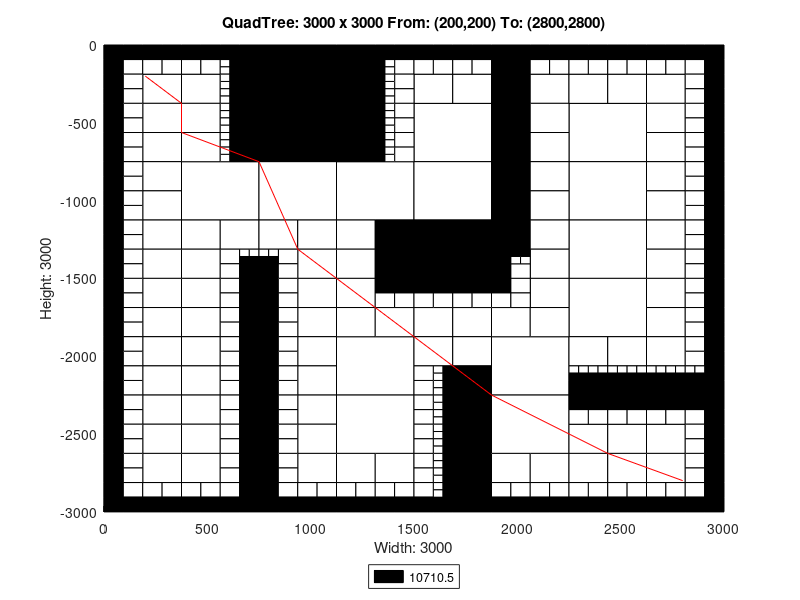

Recreate this plot in MATLAB.
axis([0 3000 -3000 0]);
title('QuadTree: 3000 x 3000 From: (200,200) To: (2800,2800)');
xlabel('Width: 3000');
ylabel('Height: 3000');
rectangle('Position',[750 -375 375 375], 'FaceColor',[0 0 0]);
rectangle('Position',[750 -750 375 375], 'FaceColor',[0 0 0]);
rectangle('Position',[375 -1125 375 375], 'FaceColor',[1 1 1]);
rectangle('Position',[750 -1125 375 375], 'FaceColor',[1 1 1]);
rectangle('Position',[1125 -1125 375 375], 'FaceColor',[1 1 1]);
rectangle('Position',[1500 -750 375 375], 'FaceColor',[1 1 1]);
rectangle('Position',[2250 -750 375 375], 'FaceColor',[1 1 1]);
rectangle('Position',[1500 -1125 375 375], 'FaceColor',[1 1 1]);
rectangle('Position',[1500 -1500 375 375], 'FaceColor',[0 0 0]);
rectangle('Position',[2250 -1125 375 375], 'FaceColor',[1 1 1]);
rectangle('Position',[2250 -1500 375 375], 'FaceColor',[1 1 1]);
rectangle('Position',[1125 -2250 375 375], 'FaceColor',[1 1 1]);
rectangle('Position',[1125 -2625 375 375], 'FaceColor',[1 1 1]);
rectangle('Position',[1875 -2250 375 375], 'FaceColor',[1 1 1]);
rectangle('Position',[2250 -1875 375 375], 'FaceColor',[1 1 1]);
rectangle('Position',[1875 -2625 375 375], 'FaceColor',[1 1 1]);
rectangle('Position',[187.5 -375 187.5 187.5], 'FaceColor',[1 1 1]);
rectangle('Position',[375 -375 187.5 187.5], 'FaceColor',[1 1 1]);
rectangle('Position',[187.5 -562.5 187.5 187.5], 'FaceColor',[1 1 1]);
rectangle('Position',[187.5 -750 187.5 187.5], 'FaceColor',[1 1 1]);
rectangle('Position',[375 -562.5 187.5 187.5], 'FaceColor',[1 1 1]);
rectangle('Position',[375 -750 187.5 187.5], 'FaceColor',[1 1 1]);
rectangle('Position',[1125 -187.5 187.5 187.5], 'FaceColor',[0 0 0]);
rectangle('Position',[1125 -375 187.5 187.5], 'FaceColor',[0 0 0]);
rectangle('Position',[1125 -562.5 187.5 187.5], 'FaceColor',[0 0 0]);
rectangle('Position',[1125 -750 187.5 187.5], 'FaceColor',[0 0 0]);
rectangle('Position',[187.5 -937.5 187.5 187.5], 'FaceColor',[1 1 1]);
rectangle('Position',[187.5 -1125 187.5 187.5], 'FaceColor',[1 1 1]);
rectangle('Position',[187.5 -1312.5 187.5 187.5], 'FaceColor',[1 1 1]);
rectangle('Position',[187.5 -1500 187.5 187.5], 'FaceColor',[1 1 1]);
rectangle('Position',[375 -1312.5 187.5 187.5], 'FaceColor',[1 1 1]);
rectangle('Position',[562.5 -1312.5 187.5 187.5], 'FaceColor',[1 1 1]);
rectangle('Position',[375 -1500 187.5 187.5], 'FaceColor',[1 1 1]);
rectangle('Position',[750 -1312.5 187.5 187.5], 'FaceColor',[1 1 1]);
rectangle('Position',[937.5 -1312.5 187.5 187.5], 'FaceColor',[1 1 1]);
rectangle('Position',[937.5 -1500 187.5 187.5], 'FaceColor',[1 1 1]);
rectangle('Position',[1125 -1312.5 187.5 187.5], 'FaceColor',[1 1 1]);
rectangle('Position',[1312.5 -1312.5 187.5 187.5], 'FaceColor',[0 0 0]);
rectangle('Position',[1125 -1500 187.5 187.5], 'FaceColor',[1 1 1]);
rectangle('Position',[1312.5 -1500 187.5 187.5], 'FaceColor',[0 0 0]);
rectangle('Position',[1500 -375 187.5 187.5], 'FaceColor',[1 1 1]);
rectangle('Position',[1687.5 -375 187.5 187.5], 'FaceColor',[1 1 1]);
rectangle('Position',[1875 -187.5 187.5 187.5], 'FaceColor',[0 0 0]);
rectangle('Position',[1875 -375 187.5 187.5], 'FaceColor',[0 0 0]);
rectangle('Position',[2062.5 -375 187.5 187.5], 'FaceColor',[1 1 1]);
rectangle('Position',[1875 -562.5 187.5 187.5], 'FaceColor',[0 0 0]);
rectangle('Position',[2062.5 -562.5 187.5 187.5], 'FaceColor',[1 1 1]);
rectangle('Position',[1875 -750 187.5 187.5], 'FaceColor',[0 0 0]);
rectangle('Position',[2062.5 -750 187.5 187.5], 'FaceColor',[1 1 1]);
rectangle('Position',[2250 -375 187.5 187.5], 'FaceColor',[1 1 1]);
rectangle('Position',[2437.5 -375 187.5 187.5], 'FaceColor',[1 1 1]);
rectangle('Position',[2625 -375 187.5 187.5], 'FaceColor',[1 1 1]);
rectangle('Position',[2625 -562.5 187.5 187.5], 'FaceColor',[1 1 1]);
rectangle('Position',[2625 -750 187.5 187.5], 'FaceColor',[1 1 1]);
rectangle('Position',[1875 -937.5 187.5 187.5], 'FaceColor',[0 0 0]);
rectangle('Position',[2062.5 -937.5 187.5 187.5], 'FaceColor',[1 1 1]);
rectangle('Position',[1875 -1125 187.5 187.5], 'FaceColor',[0 0 0]);
rectangle('Position',[2062.5 -1125 187.5 187.5], 'FaceColor',[1 1 1]);
rectangle('Position',[1875 -1312.5 187.5 187.5], 'FaceColor',[0 0 0]);
rectangle('Position',[2062.5 -1312.5 187.5 187.5], 'FaceColor',[1 1 1]);
rectangle('Position',[2062.5 -1500 187.5 187.5], 'FaceColor',[1 1 1]);
rectangle('Position',[2625 -937.5 187.5 187.5], 'FaceColor',[1 1 1]);
rectangle('Position',[2625 -1125 187.5 187.5], 'FaceColor',[1 1 1]);
rectangle('Position',[2625 -1312.5 187.5 187.5], 'FaceColor',[1 1 1]);
rectangle('Position',[2625 -1500 187.5 187.5], 'FaceColor',[1 1 1]);
rectangle('Position',[187.5 -1687.5 187.5 187.5], 'FaceColor',[1 1 1]);
rectangle('Position',[187.5 -1875 187.5 187.5], 'FaceColor',[1 1 1]);
rectangle('Position',[375 -1687.5 187.5 187.5], 'FaceColor',[1 1 1]);
rectangle('Position',[375 -1875 187.5 187.5], 'FaceColor',[1 1 1]);
rectangle('Position',[187.5 -2062.5 187.5 187.5], 'FaceColor',[1 1 1]);
rectangle('Position',[187.5 -2250 187.5 187.5], 'FaceColor',[1 1 1]);
rectangle('Position',[375 -2062.5 187.5 187.5], 'FaceColor',[1 1 1]);
rectangle('Position',[375 -2250 187.5 187.5], 'FaceColor',[1 1 1]);
rectangle('Position',[937.5 -1687.5 187.5 187.5], 'FaceColor',[1 1 1]);
rectangle('Position',[937.5 -1875 187.5 187.5], 'FaceColor',[1 1 1]);
rectangle('Position',[1125 -1687.5 187.5 187.5], 'FaceColor',[1 1 1]);
rectangle('Position',[1125 -1875 187.5 187.5], 'FaceColor',[1 1 1]);
rectangle('Position',[1312.5 -1875 187.5 187.5], 'FaceColor',[1 1 1]);
rectangle('Position',[937.5 -2062.5 187.5 187.5], 'FaceColor',[1 1 1]);
rectangle('Position',[937.5 -2250 187.5 187.5], 'FaceColor',[1 1 1]);
rectangle('Position',[187.5 -2437.5 187.5 187.5], 'FaceColor',[1 1 1]);
rectangle('Position',[187.5 -2625 187.5 187.5], 'FaceColor',[1 1 1]);
rectangle('Position',[375 -2437.5 187.5 187.5], 'FaceColor',[1 1 1]);
rectangle('Position',[375 -2625 187.5 187.5], 'FaceColor',[1 1 1]);
rectangle('Position',[187.5 -2812.5 187.5 187.5], 'FaceColor',[1 1 1]);
rectangle('Position',[375 -2812.5 187.5 187.5], 'FaceColor',[1 1 1]);
rectangle('Position',[937.5 -2437.5 187.5 187.5], 'FaceColor',[1 1 1]);
rectangle('Position',[937.5 -2625 187.5 187.5], 'FaceColor',[1 1 1]);
rectangle('Position',[937.5 -2812.5 187.5 187.5], 'FaceColor',[1 1 1]);
rectangle('Position',[1125 -2812.5 187.5 187.5], 'FaceColor',[1 1 1]);
rectangle('Position',[1312.5 -2812.5 187.5 187.5], 'FaceColor',[1 1 1]);
rectangle('Position',[1500 -1875 187.5 187.5], 'FaceColor',[1 1 1]);
rectangle('Position',[1687.5 -1875 187.5 187.5], 'FaceColor',[1 1 1]);
rectangle('Position',[2062.5 -1687.5 187.5 187.5], 'FaceColor',[1 1 1]);
rectangle('Position',[1875 -1875 187.5 187.5], 'FaceColor',[1 1 1]);
rectangle('Position',[2062.5 -1875 187.5 187.5], 'FaceColor',[1 1 1]);
rectangle('Position',[1500 -2062.5 187.5 187.5], 'FaceColor',[1 1 1]);
rectangle('Position',[1687.5 -2062.5 187.5 187.5], 'FaceColor',[1 1 1]);
rectangle('Position',[1687.5 -2250 187.5 187.5], 'FaceColor',[0 0 0]);
rectangle('Position',[2625 -1687.5 187.5 187.5], 'FaceColor',[1 1 1]);
rectangle('Position',[2625 -1875 187.5 187.5], 'FaceColor',[1 1 1]);
rectangle('Position',[2250 -2062.5 187.5 187.5], 'FaceColor',[1 1 1]);
rectangle('Position',[2437.5 -2062.5 187.5 187.5], 'FaceColor',[1 1 1]);
rectangle('Position',[2625 -2062.5 187.5 187.5], 'FaceColor',[1 1 1]);
rectangle('Position',[1687.5 -2437.5 187.5 187.5], 'FaceColor',[0 0 0]);
rectangle('Position',[1687.5 -2625 187.5 187.5], 'FaceColor',[0 0 0]);
rectangle('Position',[1687.5 -2812.5 187.5 187.5], 'FaceColor',[0 0 0]);
rectangle('Position',[1687.5 -3000 187.5 187.5], 'FaceColor',[0 0 0]);
rectangle('Position',[1875 -2812.5 187.5 187.5], 'FaceColor',[1 1 1]);
rectangle('Position',[2062.5 -2812.5 187.5 187.5], 'FaceColor',[1 1 1]);
rectangle('Position',[2250 -2625 187.5 187.5], 'FaceColor',[1 1 1]);
rectangle('Position',[2437.5 -2625 187.5 187.5], 'FaceColor',[1 1 1]);
rectangle('Position',[2625 -2625 187.5 187.5], 'FaceColor',[1 1 1]);
rectangle('Position',[2250 -2812.5 187.5 187.5], 'FaceColor',[1 1 1]);
rectangle('Position',[2437.5 -2812.5 187.5 187.5], 'FaceColor',[1 1 1]);
rectangle('Position',[2625 -2812.5 187.5 187.5], 'FaceColor',[1 1 1]);
rectangle('Position',[0 -93.75 93.75 93.75], 'FaceColor',[0 0 0]);
rectangle('Position',[93.75 -93.75 93.75 93.75], 'FaceColor',[0 0 0]);
rectangle('Position',[0 -187.5 93.75 93.75], 'FaceColor',[0 0 0]);
rectangle('Position',[93.75 -187.5 93.75 93.75], 'FaceColor',[1 1 1]);
rectangle('Position',[187.5 -93.75 93.75 93.75], 'FaceColor',[0 0 0]);
rectangle('Position',[281.25 -93.75 93.75 93.75], 'FaceColor',[0 0 0]);
rectangle('Position',[187.5 -187.5 93.75 93.75], 'FaceColor',[1 1 1]);
rectangle('Position',[281.25 -187.5 93.75 93.75], 'FaceColor',[1 1 1]);
rectangle('Position',[0 -281.25 93.75 93.75], 'FaceColor',[0 0 0]);
rectangle('Position',[93.75 -281.25 93.75 93.75], 'FaceColor',[1 1 1]);
rectangle('Position',[0 -375 93.75 93.75], 'FaceColor',[0 0 0]);
rectangle('Position',[93.75 -375 93.75 93.75], 'FaceColor',[1 1 1]);
rectangle('Position',[375 -93.75 93.75 93.75], 'FaceColor',[0 0 0]);
rectangle('Position',[468.75 -93.75 93.75 93.75], 'FaceColor',[0 0 0]);
rectangle('Position',[375 -187.5 93.75 93.75], 'FaceColor',[1 1 1]);
rectangle('Position',[468.75 -187.5 93.75 93.75], 'FaceColor',[1 1 1]);
rectangle('Position',[562.5 -93.75 93.75 93.75], 'FaceColor',[0 0 0]);
rectangle('Position',[656.25 -93.75 93.75 93.75], 'FaceColor',[0 0 0]);
rectangle('Position',[656.25 -187.5 93.75 93.75], 'FaceColor',[0 0 0]);
rectangle('Position',[656.25 -281.25 93.75 93.75], 'FaceColor',[0 0 0]);
rectangle('Position',[656.25 -375 93.75 93.75], 'FaceColor',[0 0 0]);
rectangle('Position',[0 -468.75 93.75 93.75], 'FaceColor',[0 0 0]);
rectangle('Position',[93.75 -468.75 93.75 93.75], 'FaceColor',[1 1 1]);
rectangle('Position',[0 -562.5 93.75 93.75], 'FaceColor',[0 0 0]);
rectangle('Position',[93.75 -562.5 93.75 93.75], 'FaceColor',[1 1 1]);
rectangle('Position',[0 -656.25 93.75 93.75], 'FaceColor',[0 0 0]);
rectangle('Position',[93.75 -656.25 93.75 93.75], 'FaceColor',[1 1 1]);
rectangle('Position',[0 -750 93.75 93.75], 'FaceColor',[0 0 0]);
rectangle('Position',[93.75 -750 93.75 93.75], 'FaceColor',[1 1 1]);
rectangle('Position',[656.25 -468.75 93.75 93.75], 'FaceColor',[0 0 0]);
rectangle('Position',[656.25 -562.5 93.75 93.75], 'FaceColor',[0 0 0]);
rectangle('Position',[656.25 -656.25 93.75 93.75], 'FaceColor',[0 0 0]);
rectangle('Position',[656.25 -750 93.75 93.75], 'FaceColor',[0 0 0]);
rectangle('Position',[1312.5 -93.75 93.75 93.75], 'FaceColor',[0 0 0]);
rectangle('Position',[1406.25 -93.75 93.75 93.75], 'FaceColor',[0 0 0]);
rectangle('Position',[1406.25 -187.5 93.75 93.75], 'FaceColor',[1 1 1]);
rectangle('Position',[1406.25 -281.25 93.75 93.75], 'FaceColor',[1 1 1]);
rectangle('Position',[1406.25 -375 93.75 93.75], 'FaceColor',[1 1 1]);
rectangle('Position',[1406.25 -468.75 93.75 93.75], 'FaceColor',[1 1 1]);
rectangle('Position',[1406.25 -562.5 93.75 93.75], 'FaceColor',[1 1 1]);
rectangle('Position',[1406.25 -656.25 93.75 93.75], 'FaceColor',[1 1 1]);
rectangle('Position',[1406.25 -750 93.75 93.75], 'FaceColor',[1 1 1]);
rectangle('Position',[0 -843.75 93.75 93.75], 'FaceColor',[0 0 0]);
rectangle('Position',[93.75 -843.75 93.75 93.75], 'FaceColor',[1 1 1]);
rectangle('Position',[0 -937.5 93.75 93.75], 'FaceColor',[0 0 0]);
rectangle('Position',[93.75 -937.5 93.75 93.75], 'FaceColor',[1 1 1]);
rectangle('Position',[0 -1031.25 93.75 93.75], 'FaceColor',[0 0 0]);
rectangle('Position',[93.75 -1031.25 93.75 93.75], 'FaceColor',[1 1 1]);
rectangle('Position',[0 -1125 93.75 93.75], 'FaceColor',[0 0 0]);
rectangle('Position',[93.75 -1125 93.75 93.75], 'FaceColor',[1 1 1]);
rectangle('Position',[0 -1218.75 93.75 93.75], 'FaceColor',[0 0 0]);
rectangle('Position',[93.75 -1218.75 93.75 93.75], 'FaceColor',[1 1 1]);
rectangle('Position',[0 -1312.5 93.75 93.75], 'FaceColor',[0 0 0]);
rectangle('Position',[93.75 -1312.5 93.75 93.75], 'FaceColor',[1 1 1]);
rectangle('Position',[0 -1406.25 93.75 93.75], 'FaceColor',[0 0 0]);
rectangle('Position',[93.75 -1406.25 93.75 93.75], 'FaceColor',[1 1 1]);
rectangle('Position',[0 -1500 93.75 93.75], 'FaceColor',[0 0 0]);
rectangle('Position',[93.75 -1500 93.75 93.75], 'FaceColor',[1 1 1]);
rectangle('Position',[562.5 -1406.25 93.75 93.75], 'FaceColor',[1 1 1]);
rectangle('Position',[562.5 -1500 93.75 93.75], 'FaceColor',[1 1 1]);
rectangle('Position',[656.25 -1500 93.75 93.75], 'FaceColor',[0 0 0]);
rectangle('Position',[843.75 -1406.25 93.75 93.75], 'FaceColor',[1 1 1]);
rectangle('Position',[750 -1500 93.75 93.75], 'FaceColor',[0 0 0]);
rectangle('Position',[843.75 -1500 93.75 93.75], 'FaceColor',[1 1 1]);
rectangle('Position',[1500 -93.75 93.75 93.75], 'FaceColor',[0 0 0]);
rectangle('Position',[1593.75 -93.75 93.75 93.75], 'FaceColor',[0 0 0]);
rectangle('Position',[1500 -187.5 93.75 93.75], 'FaceColor',[1 1 1]);
rectangle('Position',[1593.75 -187.5 93.75 93.75], 'FaceColor',[1 1 1]);
rectangle('Position',[1687.5 -93.75 93.75 93.75], 'FaceColor',[0 0 0]);
rectangle('Position',[1781.25 -93.75 93.75 93.75], 'FaceColor',[0 0 0]);
rectangle('Position',[1687.5 -187.5 93.75 93.75], 'FaceColor',[1 1 1]);
rectangle('Position',[1781.25 -187.5 93.75 93.75], 'FaceColor',[1 1 1]);
rectangle('Position',[2062.5 -93.75 93.75 93.75], 'FaceColor',[0 0 0]);
rectangle('Position',[2156.25 -93.75 93.75 93.75], 'FaceColor',[0 0 0]);
rectangle('Position',[2062.5 -187.5 93.75 93.75], 'FaceColor',[1 1 1]);
rectangle('Position',[2156.25 -187.5 93.75 93.75], 'FaceColor',[1 1 1]);
rectangle('Position',[2250 -93.75 93.75 93.75], 'FaceColor',[0 0 0]);
rectangle('Position',[2343.75 -93.75 93.75 93.75], 'FaceColor',[0 0 0]);
rectangle('Position',[2250 -187.5 93.75 93.75], 'FaceColor',[1 1 1]);
rectangle('Position',[2343.75 -187.5 93.75 93.75], 'FaceColor',[1 1 1]);
rectangle('Position',[2437.5 -93.75 93.75 93.75], 'FaceColor',[0 0 0]);
rectangle('Position',[2531.25 -93.75 93.75 93.75], 'FaceColor',[0 0 0]);
rectangle('Position',[2437.5 -187.5 93.75 93.75], 'FaceColor',[1 1 1]);
rectangle('Position',[2531.25 -187.5 93.75 93.75], 'FaceColor',[1 1 1]);
rectangle('Position',[2625 -93.75 93.75 93.75], 'FaceColor',[0 0 0]);
rectangle('Position',[2718.75 -93.75 93.75 93.75], 'FaceColor',[0 0 0]);
rectangle('Position',[2625 -187.5 93.75 93.75], 'FaceColor',[1 1 1]);
rectangle('Position',[2718.75 -187.5 93.75 93.75], 'FaceColor',[1 1 1]);
rectangle('Position',[2812.5 -93.75 93.75 93.75], 'FaceColor',[0 0 0]);
rectangle('Position',[2906.25 -93.75 93.75 93.75], 'FaceColor',[0 0 0]);
rectangle('Position',[2812.5 -187.5 93.75 93.75], 'FaceColor',[1 1 1]);
rectangle('Position',[2906.25 -187.5 93.75 93.75], 'FaceColor',[0 0 0]);
rectangle('Position',[2812.5 -281.25 93.75 93.75], 'FaceColor',[1 1 1]);
rectangle('Position',[2906.25 -281.25 93.75 93.75], 'FaceColor',[0 0 0]);
rectangle('Position',[2812.5 -375 93.75 93.75], 'FaceColor',[1 1 1]);
rectangle('Position',[2906.25 -375 93.75 93.75], 'FaceColor',[0 0 0]);
rectangle('Position',[2812.5 -468.75 93.75 93.75], 'FaceColor',[1 1 1]);
rectangle('Position',[2906.25 -468.75 93.75 93.75], 'FaceColor',[0 0 0]);
rectangle('Position',[2812.5 -562.5 93.75 93.75], 'FaceColor',[1 1 1]);
rectangle('Position',[2906.25 -562.5 93.75 93.75], 'FaceColor',[0 0 0]);
rectangle('Position',[2812.5 -656.25 93.75 93.75], 'FaceColor',[1 1 1]);
rectangle('Position',[2906.25 -656.25 93.75 93.75], 'FaceColor',[0 0 0]);
rectangle('Position',[2812.5 -750 93.75 93.75], 'FaceColor',[1 1 1]);
rectangle('Position',[2906.25 -750 93.75 93.75], 'FaceColor',[0 0 0]);
rectangle('Position',[1875 -1406.25 93.75 93.75], 'FaceColor',[0 0 0]);
rectangle('Position',[1875 -1500 93.75 93.75], 'FaceColor',[0 0 0]);
rectangle('Position',[1968.75 -1500 93.75 93.75], 'FaceColor',[1 1 1]);
rectangle('Position',[2812.5 -843.75 93.75 93.75], 'FaceColor',[1 1 1]);
rectangle('Position',[2906.25 -843.75 93.75 93.75], 'FaceColor',[0 0 0]);
rectangle('Position',[2812.5 -937.5 93.75 93.75], 'FaceColor',[1 1 1]);
rectangle('Position',[2906.25 -937.5 93.75 93.75], 'FaceColor',[0 0 0]);
rectangle('Position',[2812.5 -1031.25 93.75 93.75], 'FaceColor',[1 1 1]);
rectangle('Position',[2906.25 -1031.25 93.75 93.75], 'FaceColor',[0 0 0]);
rectangle('Position',[2812.5 -1125 93.75 93.75], 'FaceColor',[1 1 1]);
rectangle('Position',[2906.25 -1125 93.75 93.75], 'FaceColor',[0 0 0]);
rectangle('Position',[2812.5 -1218.75 93.75 93.75], 'FaceColor',[1 1 1]);
rectangle('Position',[2906.25 -1218.75 93.75 93.75], 'FaceColor',[0 0 0]);
rectangle('Position',[2812.5 -1312.5 93.75 93.75], 'FaceColor',[1 1 1]);
rectangle('Position',[2906.25 -1312.5 93.75 93.75], 'FaceColor',[0 0 0]);
rectangle('Position',[2812.5 -1406.25 93.75 93.75], 'FaceColor',[1 1 1]);
rectangle('Position',[2906.25 -1406.25 93.75 93.75], 'FaceColor',[0 0 0]);
rectangle('Position',[2812.5 -1500 93.75 93.75], 'FaceColor',[1 1 1]);
rectangle('Position',[2906.25 -1500 93.75 93.75], 'FaceColor',[0 0 0]);
rectangle('Position',[0 -1593.75 93.75 93.75], 'FaceColor',[0 0 0]);
rectangle('Position',[93.75 -1593.75 93.75 93.75], 'FaceColor',[1 1 1]);
rectangle('Position',[0 -1687.5 93.75 93.75], 'FaceColor',[0 0 0]);
rectangle('Position',[93.75 -1687.5 93.75 93.75], 'FaceColor',[1 1 1]);
rectangle('Position',[0 -1781.25 93.75 93.75], 'FaceColor',[0 0 0]);
rectangle('Position',[93.75 -1781.25 93.75 93.75], 'FaceColor',[1 1 1]);
rectangle('Position',[0 -1875 93.75 93.75], 'FaceColor',[0 0 0]);
rectangle('Position',[93.75 -1875 93.75 93.75], 'FaceColor',[1 1 1]);
rectangle('Position',[562.5 -1593.75 93.75 93.75], 'FaceColor',[1 1 1]);
rectangle('Position',[656.25 -1593.75 93.75 93.75], 'FaceColor',[0 0 0]);
rectangle('Position',[562.5 -1687.5 93.75 93.75], 'FaceColor',[1 1 1]);
rectangle('Position',[656.25 -1687.5 93.75 93.75], 'FaceColor',[0 0 0]);
rectangle('Position',[562.5 -1781.25 93.75 93.75], 'FaceColor',[1 1 1]);
rectangle('Position',[656.25 -1781.25 93.75 93.75], 'FaceColor',[0 0 0]);
rectangle('Position',[562.5 -1875 93.75 93.75], 'FaceColor',[1 1 1]);
rectangle('Position',[656.25 -1875 93.75 93.75], 'FaceColor',[0 0 0]);
rectangle('Position',[0 -1968.75 93.75 93.75], 'FaceColor',[0 0 0]);
rectangle('Position',[93.75 -1968.75 93.75 93.75], 'FaceColor',[1 1 1]);
rectangle('Position',[0 -2062.5 93.75 93.75], 'FaceColor',[0 0 0]);
rectangle('Position',[93.75 -2062.5 93.75 93.75], 'FaceColor',[1 1 1]);
rectangle('Position',[0 -2156.25 93.75 93.75], 'FaceColor',[0 0 0]);
rectangle('Position',[93.75 -2156.25 93.75 93.75], 'FaceColor',[1 1 1]);
rectangle('Position',[0 -2250 93.75 93.75], 'FaceColor',[0 0 0]);
rectangle('Position',[93.75 -2250 93.75 93.75], 'FaceColor',[1 1 1]);
rectangle('Position',[562.5 -1968.75 93.75 93.75], 'FaceColor',[1 1 1]);
rectangle('Position',[656.25 -1968.75 93.75 93.75], 'FaceColor',[0 0 0]);
rectangle('Position',[562.5 -2062.5 93.75 93.75], 'FaceColor',[1 1 1]);
rectangle('Position',[656.25 -2062.5 93.75 93.75], 'FaceColor',[0 0 0]);
rectangle('Position',[562.5 -2156.25 93.75 93.75], 'FaceColor',[1 1 1]);
rectangle('Position',[656.25 -2156.25 93.75 93.75], 'FaceColor',[0 0 0]);
rectangle('Position',[562.5 -2250 93.75 93.75], 'FaceColor',[1 1 1]);
rectangle('Position',[656.25 -2250 93.75 93.75], 'FaceColor',[0 0 0]);
rectangle('Position',[750 -1593.75 93.75 93.75], 'FaceColor',[0 0 0]);
rectangle('Position',[843.75 -1593.75 93.75 93.75], 'FaceColor',[1 1 1]);
rectangle('Position',[750 -1687.5 93.75 93.75], 'FaceColor',[0 0 0]);
rectangle('Position',[843.75 -1687.5 93.75 93.75], 'FaceColor',[1 1 1]);
rectangle('Position',[750 -1781.25 93.75 93.75], 'FaceColor',[0 0 0]);
rectangle('Position',[843.75 -1781.25 93.75 93.75], 'FaceColor',[1 1 1]);
rectangle('Position',[750 -1875 93.75 93.75], 'FaceColor',[0 0 0]);
rectangle('Position',[843.75 -1875 93.75 93.75], 'FaceColor',[1 1 1]);
rectangle('Position',[1312.5 -1593.75 93.75 93.75], 'FaceColor',[0 0 0]);
rectangle('Position',[1406.25 -1593.75 93.75 93.75], 'FaceColor',[0 0 0]);
rectangle('Position',[1312.5 -1687.5 93.75 93.75], 'FaceColor',[1 1 1]);
rectangle('Position',[1406.25 -1687.5 93.75 93.75], 'FaceColor',[1 1 1]);
rectangle('Position',[750 -1968.75 93.75 93.75], 'FaceColor',[0 0 0]);
rectangle('Position',[843.75 -1968.75 93.75 93.75], 'FaceColor',[1 1 1]);
rectangle('Position',[750 -2062.5 93.75 93.75], 'FaceColor',[0 0 0]);
rectangle('Position',[843.75 -2062.5 93.75 93.75], 'FaceColor',[1 1 1]);
rectangle('Position',[750 -2156.25 93.75 93.75], 'FaceColor',[0 0 0]);
rectangle('Position',[843.75 -2156.25 93.75 93.75], 'FaceColor',[1 1 1]);
rectangle('Position',[750 -2250 93.75 93.75], 'FaceColor',[0 0 0]);
rectangle('Position',[843.75 -2250 93.75 93.75], 'FaceColor',[1 1 1]);
rectangle('Position',[0 -2343.75 93.75 93.75], 'FaceColor',[0 0 0]);
rectangle('Position',[93.75 -2343.75 93.75 93.75], 'FaceColor',[1 1 1]);
rectangle('Position',[0 -2437.5 93.75 93.75], 'FaceColor',[0 0 0]);
rectangle('Position',[93.75 -2437.5 93.75 93.75], 'FaceColor',[1 1 1]);
rectangle('Position',[0 -2531.25 93.75 93.75], 'FaceColor',[0 0 0]);
rectangle('Position',[93.75 -2531.25 93.75 93.75], 'FaceColor',[1 1 1]);
rectangle('Position',[0 -2625 93.75 93.75], 'FaceColor',[0 0 0]);
rectangle('Position',[93.75 -2625 93.75 93.75], 'FaceColor',[1 1 1]);
rectangle('Position',[562.5 -2343.75 93.75 93.75], 'FaceColor',[1 1 1]);
rectangle('Position',[656.25 -2343.75 93.75 93.75], 'FaceColor',[0 0 0]);
rectangle('Position',[562.5 -2437.5 93.75 93.75], 'FaceColor',[1 1 1]);
rectangle('Position',[656.25 -2437.5 93.75 93.75], 'FaceColor',[0 0 0]);
rectangle('Position',[562.5 -2531.25 93.75 93.75], 'FaceColor',[1 1 1]);
rectangle('Position',[656.25 -2531.25 93.75 93.75], 'FaceColor',[0 0 0]);
rectangle('Position',[562.5 -2625 93.75 93.75], 'FaceColor',[1 1 1]);
rectangle('Position',[656.25 -2625 93.75 93.75], 'FaceColor',[0 0 0]);
rectangle('Position',[0 -2718.75 93.75 93.75], 'FaceColor',[0 0 0]);
rectangle('Position',[93.75 -2718.75 93.75 93.75], 'FaceColor',[1 1 1]);
rectangle('Position',[0 -2812.5 93.75 93.75], 'FaceColor',[0 0 0]);
rectangle('Position',[93.75 -2812.5 93.75 93.75], 'FaceColor',[1 1 1]);
rectangle('Position',[0 -2906.25 93.75 93.75], 'FaceColor',[0 0 0]);
rectangle('Position',[93.75 -2906.25 93.75 93.75], 'FaceColor',[1 1 1]);
rectangle('Position',[0 -3000 93.75 93.75], 'FaceColor',[0 0 0]);
rectangle('Position',[93.75 -3000 93.75 93.75], 'FaceColor',[0 0 0]);
rectangle('Position',[187.5 -2906.25 93.75 93.75], 'FaceColor',[1 1 1]);
rectangle('Position',[281.25 -2906.25 93.75 93.75], 'FaceColor',[1 1 1]);
rectangle('Position',[187.5 -3000 93.75 93.75], 'FaceColor',[0 0 0]);
rectangle('Position',[281.25 -3000 93.75 93.75], 'FaceColor',[0 0 0]);
rectangle('Position',[562.5 -2718.75 93.75 93.75], 'FaceColor',[1 1 1]);
rectangle('Position',[656.25 -2718.75 93.75 93.75], 'FaceColor',[0 0 0]);
rectangle('Position',[562.5 -2812.5 93.75 93.75], 'FaceColor',[1 1 1]);
rectangle('Position',[656.25 -2812.5 93.75 93.75], 'FaceColor',[0 0 0]);
rectangle('Position',[375 -2906.25 93.75 93.75], 'FaceColor',[1 1 1]);
rectangle('Position',[468.75 -2906.25 93.75 93.75], 'FaceColor',[1 1 1]);
rectangle('Position',[375 -3000 93.75 93.75], 'FaceColor',[0 0 0]);
rectangle('Position',[468.75 -3000 93.75 93.75], 'FaceColor',[0 0 0]);
rectangle('Position',[562.5 -2906.25 93.75 93.75], 'FaceColor',[1 1 1]);
rectangle('Position',[656.25 -2906.25 93.75 93.75], 'FaceColor',[0 0 0]);
rectangle('Position',[562.5 -3000 93.75 93.75], 'FaceColor',[0 0 0]);
rectangle('Position',[656.25 -3000 93.75 93.75], 'FaceColor',[0 0 0]);
rectangle('Position',[750 -2343.75 93.75 93.75], 'FaceColor',[0 0 0]);
rectangle('Position',[843.75 -2343.75 93.75 93.75], 'FaceColor',[1 1 1]);
rectangle('Position',[750 -2437.5 93.75 93.75], 'FaceColor',[0 0 0]);
rectangle('Position',[843.75 -2437.5 93.75 93.75], 'FaceColor',[1 1 1]);
rectangle('Position',[750 -2531.25 93.75 93.75], 'FaceColor',[0 0 0]);
rectangle('Position',[843.75 -2531.25 93.75 93.75], 'FaceColor',[1 1 1]);
rectangle('Position',[750 -2625 93.75 93.75], 'FaceColor',[0 0 0]);
rectangle('Position',[843.75 -2625 93.75 93.75], 'FaceColor',[1 1 1]);
rectangle('Position',[750 -2718.75 93.75 93.75], 'FaceColor',[0 0 0]);
rectangle('Position',[843.75 -2718.75 93.75 93.75], 'FaceColor',[1 1 1]);
rectangle('Position',[750 -2812.5 93.75 93.75], 'FaceColor',[0 0 0]);
rectangle('Position',[843.75 -2812.5 93.75 93.75], 'FaceColor',[1 1 1]);
rectangle('Position',[750 -2906.25 93.75 93.75], 'FaceColor',[0 0 0]);
rectangle('Position',[843.75 -2906.25 93.75 93.75], 'FaceColor',[1 1 1]);
rectangle('Position',[750 -3000 93.75 93.75], 'FaceColor',[0 0 0]);
rectangle('Position',[843.75 -3000 93.75 93.75], 'FaceColor',[0 0 0]);
rectangle('Position',[937.5 -2906.25 93.75 93.75], 'FaceColor',[1 1 1]);
rectangle('Position',[1031.25 -2906.25 93.75 93.75], 'FaceColor',[1 1 1]);
rectangle('Position',[937.5 -3000 93.75 93.75], 'FaceColor',[0 0 0]);
rectangle('Position',[1031.25 -3000 93.75 93.75], 'FaceColor',[0 0 0]);
rectangle('Position',[1125 -2906.25 93.75 93.75], 'FaceColor',[1 1 1]);
rectangle('Position',[1218.75 -2906.25 93.75 93.75], 'FaceColor',[1 1 1]);
rectangle('Position',[1125 -3000 93.75 93.75], 'FaceColor',[0 0 0]);
rectangle('Position',[1218.75 -3000 93.75 93.75], 'FaceColor',[0 0 0]);
rectangle('Position',[1312.5 -2906.25 93.75 93.75], 'FaceColor',[1 1 1]);
rectangle('Position',[1406.25 -2906.25 93.75 93.75], 'FaceColor',[1 1 1]);
rectangle('Position',[1312.5 -3000 93.75 93.75], 'FaceColor',[0 0 0]);
rectangle('Position',[1406.25 -3000 93.75 93.75], 'FaceColor',[0 0 0]);
rectangle('Position',[1500 -1593.75 93.75 93.75], 'FaceColor',[0 0 0]);
rectangle('Position',[1593.75 -1593.75 93.75 93.75], 'FaceColor',[0 0 0]);
rectangle('Position',[1500 -1687.5 93.75 93.75], 'FaceColor',[1 1 1]);
rectangle('Position',[1593.75 -1687.5 93.75 93.75], 'FaceColor',[1 1 1]);
rectangle('Position',[1687.5 -1593.75 93.75 93.75], 'FaceColor',[0 0 0]);
rectangle('Position',[1781.25 -1593.75 93.75 93.75], 'FaceColor',[0 0 0]);
rectangle('Position',[1687.5 -1687.5 93.75 93.75], 'FaceColor',[1 1 1]);
rectangle('Position',[1781.25 -1687.5 93.75 93.75], 'FaceColor',[1 1 1]);
rectangle('Position',[1875 -1593.75 93.75 93.75], 'FaceColor',[0 0 0]);
rectangle('Position',[1968.75 -1593.75 93.75 93.75], 'FaceColor',[1 1 1]);
rectangle('Position',[1875 -1687.5 93.75 93.75], 'FaceColor',[1 1 1]);
rectangle('Position',[1968.75 -1687.5 93.75 93.75], 'FaceColor',[1 1 1]);
rectangle('Position',[1500 -2156.25 93.75 93.75], 'FaceColor',[1 1 1]);
rectangle('Position',[1500 -2250 93.75 93.75], 'FaceColor',[1 1 1]);
rectangle('Position',[2812.5 -1593.75 93.75 93.75], 'FaceColor',[1 1 1]);
rectangle('Position',[2906.25 -1593.75 93.75 93.75], 'FaceColor',[0 0 0]);
rectangle('Position',[2812.5 -1687.5 93.75 93.75], 'FaceColor',[1 1 1]);
rectangle('Position',[2906.25 -1687.5 93.75 93.75], 'FaceColor',[0 0 0]);
rectangle('Position',[2812.5 -1781.25 93.75 93.75], 'FaceColor',[1 1 1]);
rectangle('Position',[2906.25 -1781.25 93.75 93.75], 'FaceColor',[0 0 0]);
rectangle('Position',[2812.5 -1875 93.75 93.75], 'FaceColor',[1 1 1]);
rectangle('Position',[2906.25 -1875 93.75 93.75], 'FaceColor',[0 0 0]);
rectangle('Position',[2250 -2250 93.75 93.75], 'FaceColor',[0 0 0]);
rectangle('Position',[2343.75 -2250 93.75 93.75], 'FaceColor',[0 0 0]);
rectangle('Position',[2437.5 -2250 93.75 93.75], 'FaceColor',[0 0 0]);
rectangle('Position',[2531.25 -2250 93.75 93.75], 'FaceColor',[0 0 0]);
rectangle('Position',[2812.5 -1968.75 93.75 93.75], 'FaceColor',[1 1 1]);
rectangle('Position',[2906.25 -1968.75 93.75 93.75], 'FaceColor',[0 0 0]);
rectangle('Position',[2812.5 -2062.5 93.75 93.75], 'FaceColor',[1 1 1]);
rectangle('Position',[2906.25 -2062.5 93.75 93.75], 'FaceColor',[0 0 0]);
rectangle('Position',[2625 -2250 93.75 93.75], 'FaceColor',[0 0 0]);
rectangle('Position',[2718.75 -2250 93.75 93.75], 'FaceColor',[0 0 0]);
rectangle('Position',[2906.25 -2156.25 93.75 93.75], 'FaceColor',[0 0 0]);
rectangle('Position',[2812.5 -2250 93.75 93.75], 'FaceColor',[0 0 0]);
rectangle('Position',[2906.25 -2250 93.75 93.75], 'FaceColor',[0 0 0]);
rectangle('Position',[1500 -2343.75 93.75 93.75], 'FaceColor',[1 1 1]);
rectangle('Position',[1500 -2437.5 93.75 93.75], 'FaceColor',[1 1 1]);
rectangle('Position',[1500 -2531.25 93.75 93.75], 'FaceColor',[1 1 1]);
rectangle('Position',[1500 -2625 93.75 93.75], 'FaceColor',[1 1 1]);
rectangle('Position',[1500 -2718.75 93.75 93.75], 'FaceColor',[1 1 1]);
rectangle('Position',[1500 -2812.5 93.75 93.75], 'FaceColor',[1 1 1]);
rectangle('Position',[1500 -2906.25 93.75 93.75], 'FaceColor',[1 1 1]);
rectangle('Position',[1500 -3000 93.75 93.75], 'FaceColor',[0 0 0]);
rectangle('Position',[1593.75 -3000 93.75 93.75], 'FaceColor',[0 0 0]);
rectangle('Position',[1875 -2906.25 93.75 93.75], 'FaceColor',[1 1 1]);
rectangle('Position',[1968.75 -2906.25 93.75 93.75], 'FaceColor',[1 1 1]);
rectangle('Position',[1875 -3000 93.75 93.75], 'FaceColor',[0 0 0]);
rectangle('Position',[1968.75 -3000 93.75 93.75], 'FaceColor',[0 0 0]);
rectangle('Position',[2062.5 -2906.25 93.75 93.75], 'FaceColor',[1 1 1]);
rectangle('Position',[2156.25 -2906.25 93.75 93.75], 'FaceColor',[1 1 1]);
rectangle('Position',[2062.5 -3000 93.75 93.75], 'FaceColor',[0 0 0]);
rectangle('Position',[2156.25 -3000 93.75 93.75], 'FaceColor',[0 0 0]);
rectangle('Position',[2250 -2343.75 93.75 93.75], 'FaceColor',[0 0 0]);
rectangle('Position',[2343.75 -2343.75 93.75 93.75], 'FaceColor',[0 0 0]);
rectangle('Position',[2250 -2437.5 93.75 93.75], 'FaceColor',[1 1 1]);
rectangle('Position',[2343.75 -2437.5 93.75 93.75], 'FaceColor',[1 1 1]);
rectangle('Position',[2437.5 -2343.75 93.75 93.75], 'FaceColor',[0 0 0]);
rectangle('Position',[2531.25 -2343.75 93.75 93.75], 'FaceColor',[0 0 0]);
rectangle('Position',[2437.5 -2437.5 93.75 93.75], 'FaceColor',[1 1 1]);
rectangle('Position',[2531.25 -2437.5 93.75 93.75], 'FaceColor',[1 1 1]);
rectangle('Position',[2625 -2343.75 93.75 93.75], 'FaceColor',[0 0 0]);
rectangle('Position',[2718.75 -2343.75 93.75 93.75], 'FaceColor',[0 0 0]);
rectangle('Position',[2625 -2437.5 93.75 93.75], 'FaceColor',[1 1 1]);
rectangle('Position',[2718.75 -2437.5 93.75 93.75], 'FaceColor',[1 1 1]);
rectangle('Position',[2812.5 -2343.75 93.75 93.75], 'FaceColor',[0 0 0]);
rectangle('Position',[2906.25 -2343.75 93.75 93.75], 'FaceColor',[0 0 0]);
rectangle('Position',[2812.5 -2437.5 93.75 93.75], 'FaceColor',[1 1 1]);
rectangle('Position',[2906.25 -2437.5 93.75 93.75], 'FaceColor',[0 0 0]);
rectangle('Position',[2812.5 -2531.25 93.75 93.75], 'FaceColor',[1 1 1]);
rectangle('Position',[2906.25 -2531.25 93.75 93.75], 'FaceColor',[0 0 0]);
rectangle('Position',[2812.5 -2625 93.75 93.75], 'FaceColor',[1 1 1]);
rectangle('Position',[2906.25 -2625 93.75 93.75], 'FaceColor',[0 0 0]);
rectangle('Position',[2250 -2906.25 93.75 93.75], 'FaceColor',[1 1 1]);
rectangle('Position',[2343.75 -2906.25 93.75 93.75], 'FaceColor',[1 1 1]);
rectangle('Position',[2250 -3000 93.75 93.75], 'FaceColor',[0 0 0]);
rectangle('Position',[2343.75 -3000 93.75 93.75], 'FaceColor',[0 0 0]);
rectangle('Position',[2437.5 -2906.25 93.75 93.75], 'FaceColor',[1 1 1]);
rectangle('Position',[2531.25 -2906.25 93.75 93.75], 'FaceColor',[1 1 1]);
rectangle('Position',[2437.5 -3000 93.75 93.75], 'FaceColor',[0 0 0]);
rectangle('Position',[2531.25 -3000 93.75 93.75], 'FaceColor',[0 0 0]);
rectangle('Position',[2812.5 -2718.75 93.75 93.75], 'FaceColor',[1 1 1]);
rectangle('Position',[2906.25 -2718.75 93.75 93.75], 'FaceColor',[0 0 0]);
rectangle('Position',[2812.5 -2812.5 93.75 93.75], 'FaceColor',[1 1 1]);
rectangle('Position',[2906.25 -2812.5 93.75 93.75], 'FaceColor',[0 0 0]);
rectangle('Position',[2625 -2906.25 93.75 93.75], 'FaceColor',[1 1 1]);
rectangle('Position',[2718.75 -2906.25 93.75 93.75], 'FaceColor',[1 1 1]);
rectangle('Position',[2625 -3000 93.75 93.75], 'FaceColor',[0 0 0]);
rectangle('Position',[2718.75 -3000 93.75 93.75], 'FaceColor',[0 0 0]);
rectangle('Position',[2812.5 -2906.25 93.75 93.75], 'FaceColor',[1 1 1]);
rectangle('Position',[2906.25 -2906.25 93.75 93.75], 'FaceColor',[0 0 0]);
rectangle('Position',[2812.5 -3000 93.75 93.75], 'FaceColor',[0 0 0]);
rectangle('Position',[2906.25 -3000 93.75 93.75], 'FaceColor',[0 0 0]);
rectangle('Position',[562.5 -140.625 46.875 46.875], 'FaceColor',[1 1 1]);
rectangle('Position',[609.375 -140.625 46.875 46.875], 'FaceColor',[0 0 0]);
rectangle('Position',[562.5 -187.5 46.875 46.875], 'FaceColor',[1 1 1]);
rectangle('Position',[609.375 -187.5 46.875 46.875], 'FaceColor',[0 0 0]);
rectangle('Position',[562.5 -234.375 46.875 46.875], 'FaceColor',[1 1 1]);
rectangle('Position',[609.375 -234.375 46.875 46.875], 'FaceColor',[0 0 0]);
rectangle('Position',[562.5 -281.25 46.875 46.875], 'FaceColor',[1 1 1]);
rectangle('Position',[609.375 -281.25 46.875 46.875], 'FaceColor',[0 0 0]);
rectangle('Position',[562.5 -328.125 46.875 46.875], 'FaceColor',[1 1 1]);
rectangle('Position',[609.375 -328.125 46.875 46.875], 'FaceColor',[0 0 0]);
rectangle('Position',[562.5 -375 46.875 46.875], 'FaceColor',[1 1 1]);
rectangle('Position',[609.375 -375 46.875 46.875], 'FaceColor',[0 0 0]);
rectangle('Position',[562.5 -421.875 46.875 46.875], 'FaceColor',[1 1 1]);
rectangle('Position',[609.375 -421.875 46.875 46.875], 'FaceColor',[0 0 0]);
rectangle('Position',[562.5 -468.75 46.875 46.875], 'FaceColor',[1 1 1]);
rectangle('Position',[609.375 -468.75 46.875 46.875], 'FaceColor',[0 0 0]);
rectangle('Position',[562.5 -515.625 46.875 46.875], 'FaceColor',[1 1 1]);
rectangle('Position',[609.375 -515.625 46.875 46.875], 'FaceColor',[0 0 0]);
rectangle('Position',[562.5 -562.5 46.875 46.875], 'FaceColor',[1 1 1]);
rectangle('Position',[609.375 -562.5 46.875 46.875], 'FaceColor',[0 0 0]);
rectangle('Position',[562.5 -609.375 46.875 46.875], 'FaceColor',[1 1 1]);
rectangle('Position',[609.375 -609.375 46.875 46.875], 'FaceColor',[0 0 0]);
rectangle('Position',[562.5 -656.25 46.875 46.875], 'FaceColor',[1 1 1]);
rectangle('Position',[609.375 -656.25 46.875 46.875], 'FaceColor',[0 0 0]);
rectangle('Position',[562.5 -703.125 46.875 46.875], 'FaceColor',[1 1 1]);
rectangle('Position',[609.375 -703.125 46.875 46.875], 'FaceColor',[0 0 0]);
rectangle('Position',[562.5 -750 46.875 46.875], 'FaceColor',[1 1 1]);
rectangle('Position',[609.375 -750 46.875 46.875], 'FaceColor',[0 0 0]);
rectangle('Position',[1312.5 -140.625 46.875 46.875], 'FaceColor',[0 0 0]);
rectangle('Position',[1359.38 -140.625 46.875 46.875], 'FaceColor',[1 1 1]);
rectangle('Position',[1312.5 -187.5 46.875 46.875], 'FaceColor',[0 0 0]);
rectangle('Position',[1359.38 -187.5 46.875 46.875], 'FaceColor',[1 1 1]);
rectangle('Position',[1312.5 -234.375 46.875 46.875], 'FaceColor',[0 0 0]);
rectangle('Position',[1359.38 -234.375 46.875 46.875], 'FaceColor',[1 1 1]);
rectangle('Position',[1312.5 -281.25 46.875 46.875], 'FaceColor',[0 0 0]);
rectangle('Position',[1359.38 -281.25 46.875 46.875], 'FaceColor',[1 1 1]);
rectangle('Position',[1312.5 -328.125 46.875 46.875], 'FaceColor',[0 0 0]);
rectangle('Position',[1359.38 -328.125 46.875 46.875], 'FaceColor',[1 1 1]);
rectangle('Position',[1312.5 -375 46.875 46.875], 'FaceColor',[0 0 0]);
rectangle('Position',[1359.38 -375 46.875 46.875], 'FaceColor',[1 1 1]);
rectangle('Position',[1312.5 -421.875 46.875 46.875], 'FaceColor',[0 0 0]);
rectangle('Position',[1359.38 -421.875 46.875 46.875], 'FaceColor',[1 1 1]);
rectangle('Position',[1312.5 -468.75 46.875 46.875], 'FaceColor',[0 0 0]);
rectangle('Position',[1359.38 -468.75 46.875 46.875], 'FaceColor',[1 1 1]);
rectangle('Position',[1312.5 -515.625 46.875 46.875], 'FaceColor',[0 0 0]);
rectangle('Position',[1359.38 -515.625 46.875 46.875], 'FaceColor',[1 1 1]);
rectangle('Position',[1312.5 -562.5 46.875 46.875], 'FaceColor',[0 0 0]);
rectangle('Position',[1359.38 -562.5 46.875 46.875], 'FaceColor',[1 1 1]);
rectangle('Position',[1312.5 -609.375 46.875 46.875], 'FaceColor',[0 0 0]);
rectangle('Position',[1359.38 -609.375 46.875 46.875], 'FaceColor',[1 1 1]);
rectangle('Position',[1312.5 -656.25 46.875 46.875], 'FaceColor',[0 0 0]);
rectangle('Position',[1359.38 -656.25 46.875 46.875], 'FaceColor',[1 1 1]);
rectangle('Position',[1312.5 -703.125 46.875 46.875], 'FaceColor',[0 0 0]);
rectangle('Position',[1359.38 -703.125 46.875 46.875], 'FaceColor',[1 1 1]);
rectangle('Position',[1312.5 -750 46.875 46.875], 'FaceColor',[0 0 0]);
rectangle('Position',[1359.38 -750 46.875 46.875], 'FaceColor',[1 1 1]);
rectangle('Position',[656.25 -1359.38 46.875 46.875], 'FaceColor',[1 1 1]);
rectangle('Position',[703.125 -1359.38 46.875 46.875], 'FaceColor',[1 1 1]);
rectangle('Position',[656.25 -1406.25 46.875 46.875], 'FaceColor',[0 0 0]);
rectangle('Position',[703.125 -1406.25 46.875 46.875], 'FaceColor',[0 0 0]);
rectangle('Position',[750 -1359.38 46.875 46.875], 'FaceColor',[1 1 1]);
rectangle('Position',[796.875 -1359.38 46.875 46.875], 'FaceColor',[1 1 1]);
rectangle('Position',[750 -1406.25 46.875 46.875], 'FaceColor',[0 0 0]);
rectangle('Position',[796.875 -1406.25 46.875 46.875], 'FaceColor',[0 0 0]);
rectangle('Position',[1968.75 -1359.38 46.875 46.875], 'FaceColor',[0 0 0]);
rectangle('Position',[2015.62 -1359.38 46.875 46.875], 'FaceColor',[0 0 0]);
rectangle('Position',[1968.75 -1406.25 46.875 46.875], 'FaceColor',[1 1 1]);
rectangle('Position',[2015.62 -1406.25 46.875 46.875], 'FaceColor',[1 1 1]);
rectangle('Position',[1593.75 -2109.38 46.875 46.875], 'FaceColor',[1 1 1]);
rectangle('Position',[1640.62 -2109.38 46.875 46.875], 'FaceColor',[0 0 0]);
rectangle('Position',[1593.75 -2156.25 46.875 46.875], 'FaceColor',[1 1 1]);
rectangle('Position',[1640.62 -2156.25 46.875 46.875], 'FaceColor',[0 0 0]);
rectangle('Position',[1593.75 -2203.12 46.875 46.875], 'FaceColor',[1 1 1]);
rectangle('Position',[1640.62 -2203.12 46.875 46.875], 'FaceColor',[0 0 0]);
rectangle('Position',[1593.75 -2250 46.875 46.875], 'FaceColor',[1 1 1]);
rectangle('Position',[1640.62 -2250 46.875 46.875], 'FaceColor',[0 0 0]);
rectangle('Position',[2250 -2109.38 46.875 46.875], 'FaceColor',[1 1 1]);
rectangle('Position',[2296.88 -2109.38 46.875 46.875], 'FaceColor',[1 1 1]);
rectangle('Position',[2250 -2156.25 46.875 46.875], 'FaceColor',[0 0 0]);
rectangle('Position',[2296.88 -2156.25 46.875 46.875], 'FaceColor',[0 0 0]);
rectangle('Position',[2343.75 -2109.38 46.875 46.875], 'FaceColor',[1 1 1]);
rectangle('Position',[2390.62 -2109.38 46.875 46.875], 'FaceColor',[1 1 1]);
rectangle('Position',[2343.75 -2156.25 46.875 46.875], 'FaceColor',[0 0 0]);
rectangle('Position',[2390.62 -2156.25 46.875 46.875], 'FaceColor',[0 0 0]);
rectangle('Position',[2437.5 -2109.38 46.875 46.875], 'FaceColor',[1 1 1]);
rectangle('Position',[2484.38 -2109.38 46.875 46.875], 'FaceColor',[1 1 1]);
rectangle('Position',[2437.5 -2156.25 46.875 46.875], 'FaceColor',[0 0 0]);
rectangle('Position',[2484.38 -2156.25 46.875 46.875], 'FaceColor',[0 0 0]);
rectangle('Position',[2531.25 -2109.38 46.875 46.875], 'FaceColor',[1 1 1]);
rectangle('Position',[2578.12 -2109.38 46.875 46.875], 'FaceColor',[1 1 1]);
rectangle('Position',[2531.25 -2156.25 46.875 46.875], 'FaceColor',[0 0 0]);
rectangle('Position',[2578.12 -2156.25 46.875 46.875], 'FaceColor',[0 0 0]);
rectangle('Position',[2625 -2109.38 46.875 46.875], 'FaceColor',[1 1 1]);
rectangle('Position',[2671.88 -2109.38 46.875 46.875], 'FaceColor',[1 1 1]);
rectangle('Position',[2625 -2156.25 46.875 46.875], 'FaceColor',[0 0 0]);
rectangle('Position',[2671.88 -2156.25 46.875 46.875], 'FaceColor',[0 0 0]);
rectangle('Position',[2718.75 -2109.38 46.875 46.875], 'FaceColor',[1 1 1]);
rectangle('Position',[2765.62 -2109.38 46.875 46.875], 'FaceColor',[1 1 1]);
rectangle('Position',[2718.75 -2156.25 46.875 46.875], 'FaceColor',[0 0 0]);
rectangle('Position',[2765.62 -2156.25 46.875 46.875], 'FaceColor',[0 0 0]);
rectangle('Position',[2812.5 -2109.38 46.875 46.875], 'FaceColor',[1 1 1]);
rectangle('Position',[2859.38 -2109.38 46.875 46.875], 'FaceColor',[1 1 1]);
rectangle('Position',[2812.5 -2156.25 46.875 46.875], 'FaceColor',[0 0 0]);
rectangle('Position',[2859.38 -2156.25 46.875 46.875], 'FaceColor',[0 0 0]);
rectangle('Position',[1593.75 -2296.88 46.875 46.875], 'FaceColor',[1 1 1]);
rectangle('Position',[1640.62 -2296.88 46.875 46.875], 'FaceColor',[0 0 0]);
rectangle('Position',[1593.75 -2343.75 46.875 46.875], 'FaceColor',[1 1 1]);
rectangle('Position',[1640.62 -2343.75 46.875 46.875], 'FaceColor',[0 0 0]);
rectangle('Position',[1593.75 -2390.62 46.875 46.875], 'FaceColor',[1 1 1]);
rectangle('Position',[1640.62 -2390.62 46.875 46.875], 'FaceColor',[0 0 0]);
rectangle('Position',[1593.75 -2437.5 46.875 46.875], 'FaceColor',[1 1 1]);
rectangle('Position',[1640.62 -2437.5 46.875 46.875], 'FaceColor',[0 0 0]);
rectangle('Position',[1593.75 -2484.38 46.875 46.875], 'FaceColor',[1 1 1]);
rectangle('Position',[1640.62 -2484.38 46.875 46.875], 'FaceColor',[0 0 0]);
rectangle('Position',[1593.75 -2531.25 46.875 46.875], 'FaceColor',[1 1 1]);
rectangle('Position',[1640.62 -2531.25 46.875 46.875], 'FaceColor',[0 0 0]);
rectangle('Position',[1593.75 -2578.12 46.875 46.875], 'FaceColor',[1 1 1]);
rectangle('Position',[1640.62 -2578.12 46.875 46.875], 'FaceColor',[0 0 0]);
rectangle('Position',[1593.75 -2625 46.875 46.875], 'FaceColor',[1 1 1]);
rectangle('Position',[1640.62 -2625 46.875 46.875], 'FaceColor',[0 0 0]);
rectangle('Position',[1593.75 -2671.88 46.875 46.875], 'FaceColor',[1 1 1]);
rectangle('Position',[1640.62 -2671.88 46.875 46.875], 'FaceColor',[0 0 0]);
rectangle('Position',[1593.75 -2718.75 46.875 46.875], 'FaceColor',[1 1 1]);
rectangle('Position',[1640.62 -2718.75 46.875 46.875], 'FaceColor',[0 0 0]);
rectangle('Position',[1593.75 -2765.62 46.875 46.875], 'FaceColor',[1 1 1]);
rectangle('Position',[1640.62 -2765.62 46.875 46.875], 'FaceColor',[0 0 0]);
rectangle('Position',[1593.75 -2812.5 46.875 46.875], 'FaceColor',[1 1 1]);
rectangle('Position',[1640.62 -2812.5 46.875 46.875], 'FaceColor',[0 0 0]);
rectangle('Position',[1593.75 -2859.38 46.875 46.875], 'FaceColor',[1 1 1]);
rectangle('Position',[1640.62 -2859.38 46.875 46.875], 'FaceColor',[0 0 0]);
rectangle('Position',[1593.75 -2906.25 46.875 46.875], 'FaceColor',[1 1 1]);
rectangle('Position',[1640.62 -2906.25 46.875 46.875], 'FaceColor',[0 0 0]);
X=[2800,2800,2437.5,2437.5,1875,1500,1500,1312.5,1312.5,1125,937.5,937.5,750,375,375,375,200];
Y=[-2800,-2800,-2625,-2625,-2250,-1875,-1875,-1687.5,-1687.5,-1500,-1312.5,-1312.5,-750,-562.5,-562.5,-375,-200];
hold on;
plot(X,Y,'r');
legend('10710.5','Location','southoutside');
